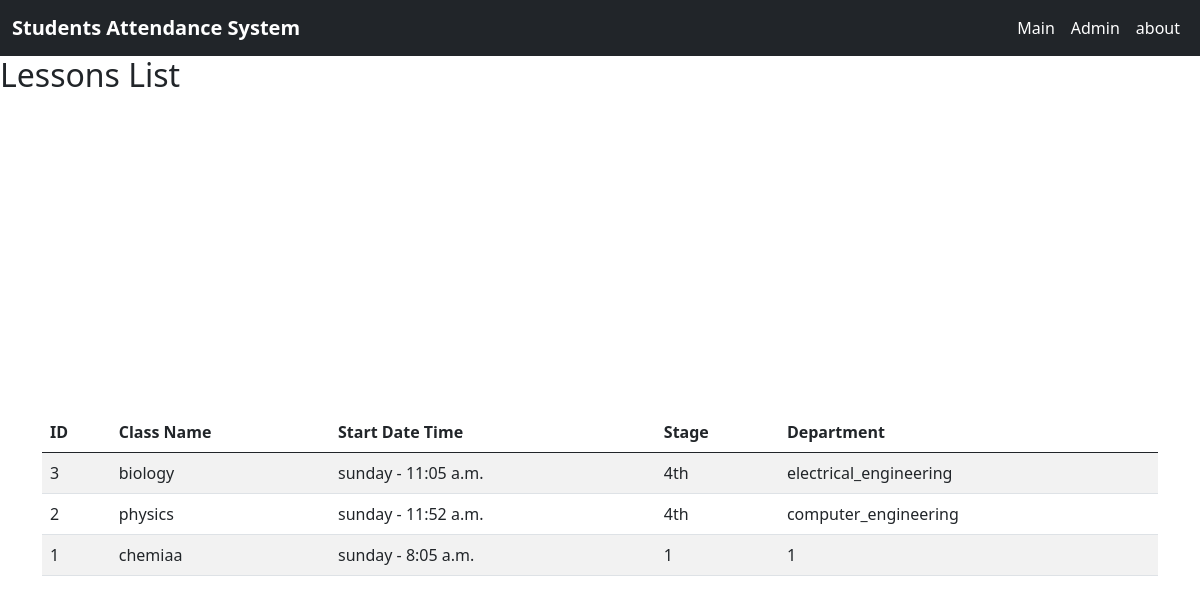
/Lessons-list/ (signed in), run on an earlier commit of the app's database.
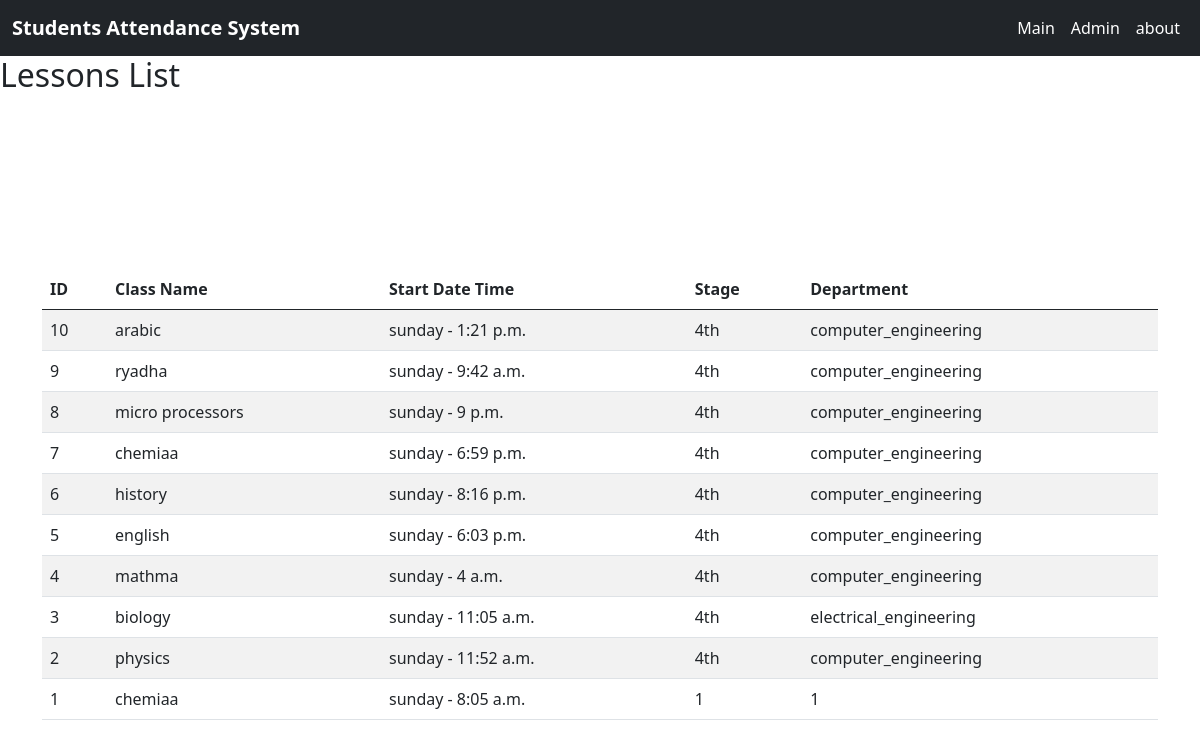
And on a later commit of the database.
### mainapp/models.py (models this page shows, shortened)
class Subject(models.Model):
    name = models.CharField(max_length=255)
    start_time = models.TimeField()
    day_of_week = models.CharField(max_length=255, choices=DAYOFWEEK_CHOICES,default='sunday')
    department = models.CharField(max_length=255, choices=DEPARTMENT_CHOICES,default='computer_engineering')
    stage = models.CharField(max_length=255, choices=STAGE_CHOICES,default='4th')
    class Meta:
        ordering = ['-id']  # Sort by id in descending order by default

### mainapp/views.py (the view)
# urls.py: path('Lessons-list/', LessonsList.as_view(), name='lessons_list'),
class LessonsList(LoginRequiredMixin, ListView):
    model = Subject
    template_name = 'lesson_list.html'
    context_object_name = 'lessons'

### templates/lesson_list.html
{% extends 'base.html' %} {% block content %}
<h2>Lessons List</h2>
<div class="container">
  <table class="table table-striped">
    <thead>
      <tr>
        <th>ID</th>
        <th>Class Name</th>
        <th>Start Date Time</th>
        <th>Stage</th>
        <th>Department</th>
      </tr>
    </thead>
    <tbody>
      {% for lesson in lessons %}
      <tr>
        <td>{{ lesson.id }}</td>
        <td>{{ lesson.name }}</td>
        <td>{{lesson.day_of_week}} - {{ lesson.start_time }}</td>
        <td>{{ lesson.stage }}</td>
        <td>{{ lesson.department }}</td>
      </tr>
      {% empty %}
      <tr>
        <td colspan="6">No students found.</td>
      </tr>
      {% endfor %}
    </tbody>
  </table>
</div>
{% endblock %}

What changed in the data, as far as the page shows it:
added Subject: id "10", name "arabic", day_of_week "sunday", start_time "1:21 p.m.", stage "4th", department "computer_engineering"
added Subject: id "9", name "ryadha", day_of_week "sunday", start_time "9:42 a.m.", stage "4th", department "computer_engineering"
added Subject: id "8", name "micro processors", day_of_week "sunday", start_time "9 p.m.", stage "4th", department "computer_engineering"
added Subject: id "7", name "chemiaa", day_of_week "sunday", start_time "6:59 p.m.", stage "4th", department "computer_engineering"
added Subject: id "6", name "history", day_of_week "sunday", start_time "8:16 p.m.", stage "4th", department "computer_engineering"
added Subject: id "5", name "english", day_of_week "sunday", start_time "6:03 p.m.", stage "4th", department "computer_engineering"
added Subject: id "4", name "mathma", day_of_week "sunday", start_time "4 a.m.", stage "4th", department "computer_engineering"
